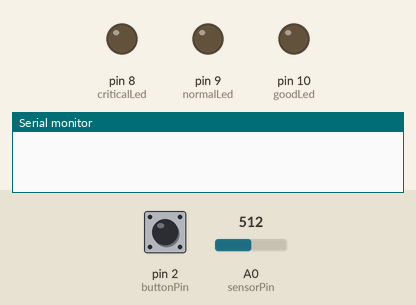
Recording of a sketch running on a simulated Arduino Uno, built with avr-gcc and run on an emulated ATmega328P. Shown: output pins drawn as LEDs (lit = HIGH), the last lines printed to the serial monitor. The inputs (shaded band) are chosen by the test bench; at power-on: pin 2 (buttonPin) HIGH, A0 (sensorPin) = 512. Sleep ends after the set time or at an interrupt.

Above: at 1.2 s.
1.3 s: pin 2 (buttonPin) pulled LOW for 0.15 s
At 2.4 s:
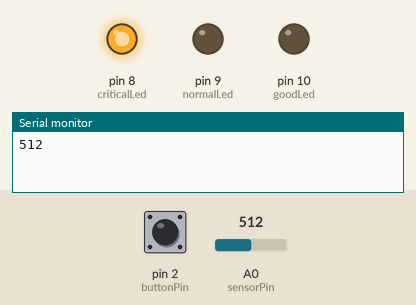
Timing chart, 0 to 8.3 s (numbered marks = the images above; inputs shaded):
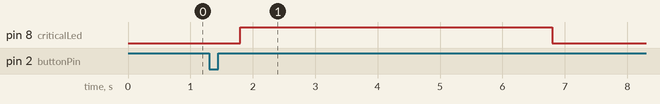

Measured:
- after the input at 1.3 s, pin 8 (criticalLed): LOW → HIGH after 0.50 s, → LOW 5.0 s later

The sketch:

soppen_follower.ino
```cpp
#include <Wire.h>
#include <avr/sleep.h>

#define I2C_ADDRESS 0x08

const byte buttonPin = 2;      // D2 = INT0

const byte criticalLed = 8;    // Rod  - torrt
const byte normalLed   = 9;    // Gul  - fuktig
const byte goodLed     = 10;   // Gronn - vatt

const byte sensorPin = A0;

volatile bool localButtonPressed = false;
volatile bool measureRequested   = false;  // satt fra I2C interrupt

byte lastStatus = 0;

enum Status
{
  CRITICAL = 1,   // Torrt
  NORMAL   = 2,   // Fuktig
  GOOD     = 3    // Vatt
};

unsigned long ledStartTime = 0;
bool ledActive = false;

//--------------------------------------------------

void wakeISR()
{
  localButtonPressed = true;
}

//--------------------------------------------------

// Tar 5 malinger og returnerer snittet som raaverdi
int lesRaaverdi()
{
  const int ANTALL_MALINGER = 5;
  const int PAUSE_MS        = 100;

  long sum = 0;
  for (int i = 0; i < ANTALL_MALINGER; i++)
  {
    sum += analogRead(sensorPin);
    delay(PAUSE_MS);
  }
  int snitt = sum / ANTALL_MALINGER;

  Serial.println(snitt);

  return snitt;
}

//--------------------------------------------------

byte evaluateSensor()
{
  int raaverdi = lesRaaverdi();

  if (raaverdi > 430)
    return CRITICAL;   // Torrt  (> 430)

  if (raaverdi >= 230)
    return NORMAL;     // Greit  (230 - 430)

  return GOOD;         // Vatt   (< 230)
}

//--------------------------------------------------

void turnOffLeds()
{
  digitalWrite(criticalLed, LOW);
  digitalWrite(normalLed,   LOW);
  digitalWrite(goodLed,     LOW);
}

//--------------------------------------------------

void showStatus(byte status)
{
  turnOffLeds();

  switch (status)
  {
    case CRITICAL:
      digitalWrite(criticalLed, HIGH);
      break;

    case NORMAL:
      digitalWrite(normalLed, HIGH);
      break;

    case GOOD:
      digitalWrite(goodLed, HIGH);
      break;
  }

  ledStartTime = millis();
  ledActive = true;
}

//--------------------------------------------------

void performMeasurement()
{
  lastStatus = evaluateSensor();
  showStatus(lastStatus);
}

//--------------------------------------------------

// Kalles fra I2C interrupt -- kun sett flagg, ingen analogRead/millis her
void receiveEvent(int bytesReceived)
{
  if (bytesReceived > 0)
  {
    char cmd = Wire.read();

    if (cmd == 'R')
    {
      measureRequested = true;
    }
  }
}

//--------------------------------------------------

void requestEvent()
{
  Wire.write(lastStatus);
}

//--------------------------------------------------

void enterIdleSleep()
{
  set_sleep_mode(SLEEP_MODE_IDLE);
  sleep_enable();
  sleep_mode();
  sleep_disable();
}

//--------------------------------------------------

void setup()
{
  Serial.begin(9600);
  pinMode(buttonPin, INPUT_PULLUP);

  pinMode(criticalLed, OUTPUT);
  pinMode(normalLed,   OUTPUT);
  pinMode(goodLed,     OUTPUT);

  turnOffLeds();

  attachInterrupt(
    digitalPinToInterrupt(buttonPin),
    wakeISR,
    FALLING);

  Wire.begin(I2C_ADDRESS);
  Wire.onReceive(receiveEvent);
  Wire.onRequest(requestEvent);
}

//--------------------------------------------------

void loop()
{
  if (localButtonPressed)
  {
    localButtonPressed = false;
    performMeasurement();
  }

  if (measureRequested)
  {
    measureRequested = false;
    performMeasurement();
  }

  if (ledActive && millis() - ledStartTime >= 5000)
  {
    turnOffLeds();
    ledActive = false;
  }

  if (!ledActive)
  {
    enterIdleSleep();
  }
}
```
